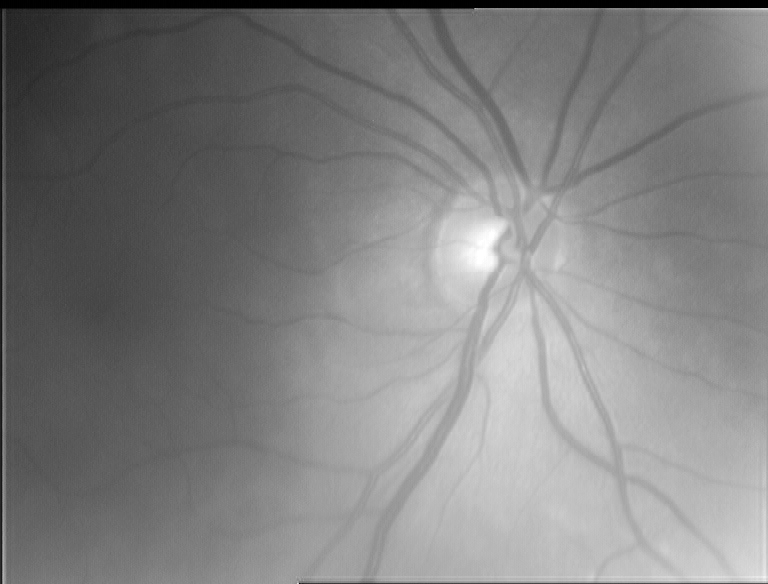
%> input picture 2016-06-27/Retinal_Blood_Vessel_Segmentation/sample/R102.png, 768 x 584 px
$ octave test.m   (GNU Octave 9; MATLAB toolbox functions it lacks are replaced by stand-ins)
%> lines starting %> are read from the running program, lines starting %| are printed output that depends on the picture; in (x1, y1, x2, y2) boxes, pixels count from 0 and x2, y2 are one past the last pixel; in counts of white or black regions, pixels touching at a corner belong together; the program's own positions count from 1
### 2016-06-27/Retinal_Blood_Vessel_Segmentation/sample/angularPartion.m

function feature = angularPartion(filename)
%> called with filename = 'R102.png'
% Read Image
I = imread(filename);
%> I is the input picture: size 584x768 uint8; min 0, max 255, mean 128.1
%I = imread('16_right.jpeg');
% Resize image for easier computation

r = 500;
bin = 16;
B = imresize(I, [r r]);
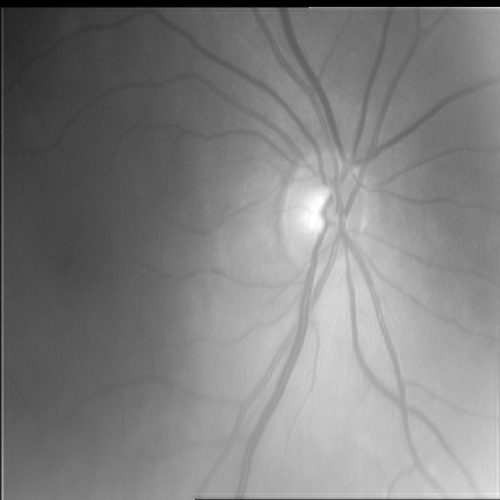
%> B: size 500x500 uint8; min 0, max 255, mean 128.1

%figure, imshow(B);

% Read image
im = im2double(B);

[rows columns numberOfColorChannels] = size(im);
%> rows = 500; columns = 500; numberOfColorChannels = 1

if numberOfColorChannels == 3
    % Convert RGB to Gray via PCA
    lab = rgb2lab(im);
    f = 0;
    wlab = reshape(bsxfun(@times,cat(3,1-f,f/2,f/2),lab),[],3);
    [C,S] = pca(wlab);
    S = reshape(S,size(lab));
    S = S(:,:,1);
end


if numberOfColorChannels == 1
    S = im;
end

gray = (S-min(S(:)))./(max(S(:))-min(S(:)));
%% Contrast Enhancment of gray image using CLAHE
J = adapthisteq(gray,'numTiles',[8 8],'nBins',128);
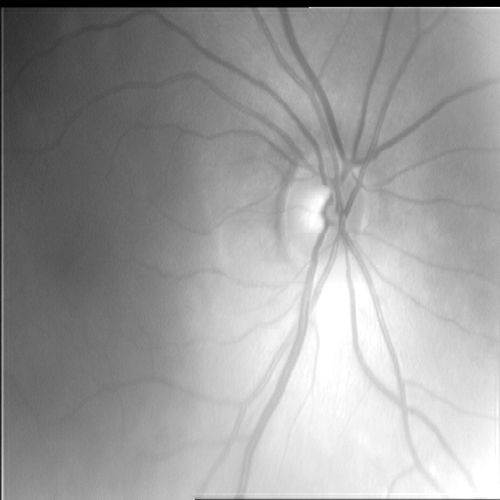
%> J: size 500x500 double; min 0, max 1, mean 0.614
%% Background Exclusion
% Apply Average Filter
h = fspecial('average', [9 9]);
JF = imfilter(J, h);
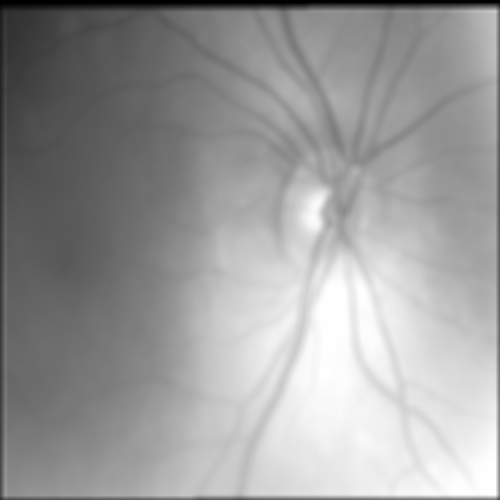
%> JF: size 500x500 double; min 1.83e-05, max 1, mean 0.61
%figure, imshow(JF)
% Take the difference between the gray image and Average Filter
Z = imsubtract(JF, J);
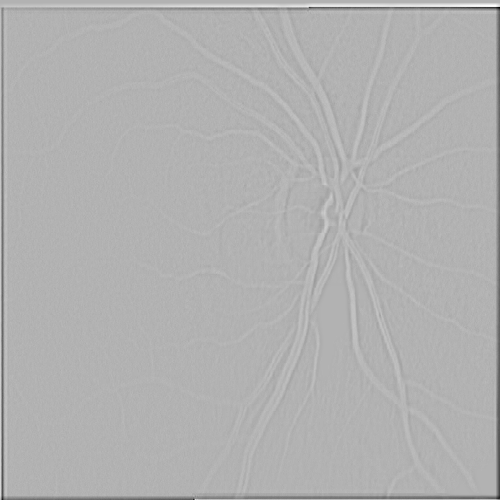
%> Z: size 500x500 double; min -0.73, max 0.313, mean -0.00379; drawn with min black and max white
%figure, imshow(Z)
%% Threshold using the IsoData Method
level=isodata(Z); % this is our threshold level
%level = graythresh(Z)
%% Convert to Binary
BW = im2bw(Z, level + 0.003);

%% Remove small pixels
BW2 = bwareaopen(BW, 100);

%figure, imshow(BW2);

%BW3 = bwmorph(BW2,'skel',Inf);
%figure, imshow(BW3);

%angular partition feature
cx = r / 2;
cy = r / 2;
hist = zeros(1, bin);
count = 0;
for i=1:r
    for j=1:r
        dx = j - cx;
        dy = i - cy;
        r2 = dx * dx + dy * dy;

        %check radius
        if( r2 > r * r / 4)
            continue;
        end

        count = count + 1;

        %calculate angle
        angle = atan2(dy, dx);
        if( angle < 0 )
            angle = angle + 2 * pi;
        end

        % calcuate partition number
        part = ceil(0.01 + angle / (2 * pi / bin));
        if( part < 1 )
            part = 1;
        end

        if( part > bin )
            part = bin;
        end

        %countering forground pixel
        if( BW2(i, j) > 0 )
            hist(1, part) = hist(1, part) + 1;
        end
    end
end

%normalize hist
hist = hist / r;

% fft
feature = abs(fft(hist));

end

%% Overlay
%BW2 = imcomplement(BW2);
%out = imoverlay(B, BW2, [0 0 0]);
%figure, imshow(out);

### 2016-06-27/Retinal_Blood_Vessel_Segmentation/sample/isodata.m

function level=isodata(I)
%   ISODATA Compute global image threshold using iterative isodata method.
%   LEVEL = ISODATA(I) computes a global threshold (LEVEL) that can be
%   used to convert an intensity image to a binary image with IM2BW. LEVEL
%   is a normalized intensity value that lies in the range [0, 1].
%   This iterative technique for choosing a threshold was developed by Ridler and Calvard .
%   The histogram is initially segmented into two parts using a starting threshold value such as 0 = 2B-1,
%   half the maximum dynamic range.
%   The sample mean (mf,0) of the gray values associated with the foreground pixels and the sample mean (mb,0)
%   of the gray values associated with the background pixels are computed. A new threshold value 1 is now computed
%   as the average of these two sample means. The process is repeated, based upon the new threshold,
%   until the threshold value does not change any more.

%
%   Class Support
%   -------------
%   The input image I can be of class uint8, uint16, or double and it
%   must be nonsparse.  LEVEL is a double scalar.
%
%   Example
%   -------
%       I = imread('blood1.tif');
%       level = graythresh(I);
%       BW = im2bw(I,level);
%       imshow(BW)
%
%   See also IM2BW.
%
% Reference :T.W. Ridler, S. Calvard, Picture thresholding using an iterative selection method,
%            IEEE Trans. System, Man and Cybernetics, SMC-8 (1978) 630-632.

% Convert all N-D arrays into a single column.  Convert to uint8 for
% fastest histogram computation.
I = im2uint8(I(:));

% STEP 1: Compute mean intensity of image from histogram, set T=mean(I)
[counts,N]=imhist(I);
%> counts = 256 values, max 152028 at index 1, min 0 at index 82, mean 976.6; N = 256 values from 0 to 255
i=1;
mu=cumsum(counts);
%> mu = 256 values from 152028 to 250000
T(i)=(sum(N.*counts))/mu(end);
T(i)=round(T(i));

% STEP 2: compute Mean above T (MAT) and Mean below T (MBT) using T from
% step 1
mu2=cumsum(counts(1:T(i)));
%> mu2 = 152028
MBT=sum(N(1:T(i)).*counts(1:T(i)))/mu2(end);
%> MBT = 0

mu3=cumsum(counts(T(i):end));
%> mu3 = 256 values from 152028 to 250000
MAT=sum(N(T(i):end).*counts(T(i):end))/mu3(end);
%> MAT = 1.36
i=i+1;
% new T = (MAT+MBT)/2
T(i)=round((MAT+MBT)/2);

mu2=cumsum(counts(1:T(i)));
MBT=sum(N(1:T(i)).*counts(1:T(i)))/mu2(end);

mu3=cumsum(counts(T(i):end));
MAT=sum(N(T(i):end).*counts(T(i):end))/mu3(end);

i=i+1;
T(i)=round((MAT+MBT)/2);
Threshold=T(i);
%> Threshold = 1

% STEP 3 to n: repeat step 2 if T(i)~=T(i-1)
while abs(T(i)-T(i-1))>=1
    mu2=cumsum(counts(1:T(i)));
    MBT=sum(N(1:T(i)).*counts(1:T(i)))/mu2(end);

    mu3=cumsum(counts(T(i):end));
    MAT=sum(N(T(i):end).*counts(T(i):end))/mu3(end);

    i=i+1;
    T(i)=round((MAT+MBT)/2);
    Threshold=T(i);
end
%> this loop made 0 passes
%> after the loop, T = [1 1 1]; i = 3

 % Normalize the threshold to the range [i, 1].
level = (Threshold - 1) / (N(end) - 1);
%> level = 0

### 2016-06-27/Retinal_Blood_Vessel_Segmentation/sample/test.m
close all

bin = 16;
galleryname = ['R102.png'; 'R103.png'; 'R104.png'; 'R105.png'; 'R106.png'; 'R107.png'];
[n m] = size(galleryname);

feature = zeros(n, bin);

%calculate angular partition feature
for i=1:n
    filename = galleryname(i, :);
    feature(i,:) = angularPartion(filename);
%> in angularPartion, `BW = im2bw(Z, level + 0.003);`:
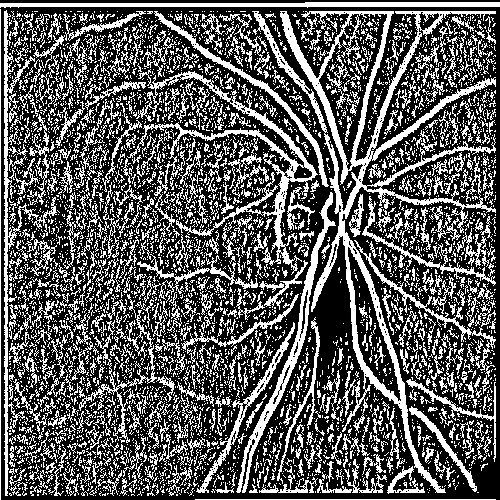
%> BW: size 500x500 logical; 35.2% white in thin lines or dots
%> in angularPartion, `BW2 = bwareaopen(BW, 100);`:
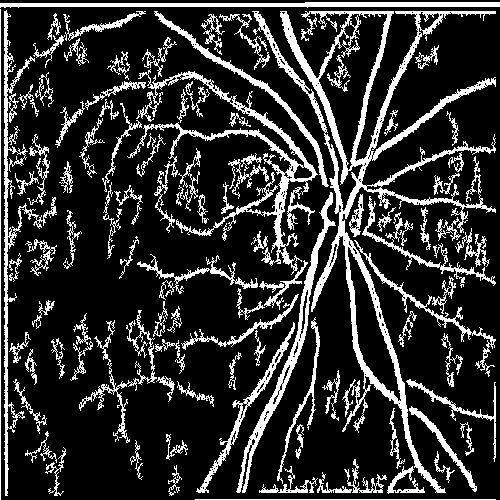
%> BW2: size 500x500 logical; 19.2% white; 99 white regions, largest, box (x1, y1, x2, y2) and area: (252, 11, 496, 493) 12038, (127, 69, 318, 275) 4509, (4, 10, 57, 496) 2687
%> after the loop in angularPartion, `for i=1:r`: count = 196319; hist = [2833 2247 2568 2550 1662 1284 1710 1163 1838 1787 2132 2544 3520 3552 3171 3215]
%> in angularPartion, `hist = hist / r;`: hist = [5.67 4.49 5.14 5.1 3.32 2.57 3.42 2.33 3.68 3.57 4.26 5.09 7.04 7.1 6.34 6.43]
%> in angularPartion, `feature = abs(fft(hist));`: feature = [75.55 15.29 3.21 3.15 1.32 3.82 1.15 1.72 2.18 1.72 1.15 3.82 1.32 3.15 3.21 15.29]
end
%> pass 2 of the loop `for i=1:n`:
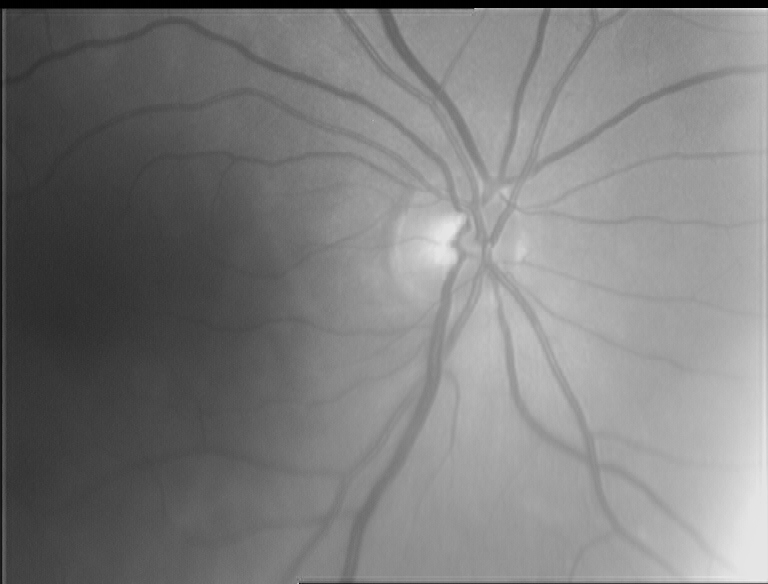
%> input picture 2016-06-27/Retinal_Blood_Vessel_Segmentation/sample/R103.png, 768 x 584 px
%> in angularPartion, I is the input picture: size 584x768 uint8; min 0, max 234, mean 125.1
%> in angularPartion (call 2), `Z = imsubtract(JF, J);`:
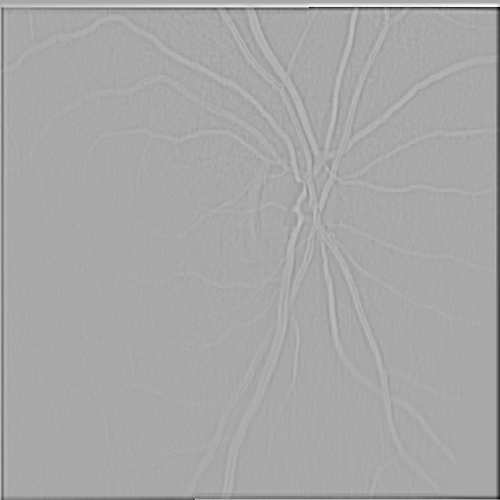
%> Z: size 500x500 double; min -0.685, max 0.35, mean -0.00394; drawn with min black and max white
%> BW: size 500x500 logical; 34.4% white in thin lines or dots
%> in angularPartion (call 2), `BW2 = bwareaopen(BW, 100);`:
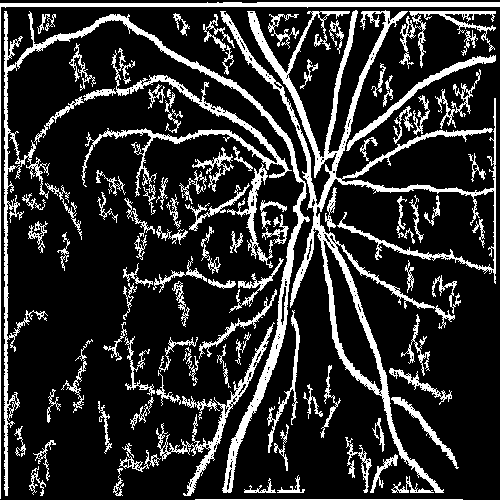
%> BW2: size 500x500 logical; 18.4% white; 90 white regions, largest, box (x1, y1, x2, y2) and area: (220, 10, 496, 493) 11788, (4, 11, 310, 496) 7328, (81, 48, 292, 215) 3109
%> after the loop in angularPartion (call 2), `for i=1:r`: hist = [2277 2037 2349 2301 2623 1675 966 1018 1914 1759 2281 2835 3916 3130 3067 2228]
%> in angularPartion (call 2), `hist = hist / r;`: hist = [4.55 4.07 4.7 4.6 5.25 3.35 1.93 2.04 3.83 3.52 4.56 5.67 7.83 6.26 6.13 4.46]
%> feature = [72.75 12.23 9.13 2.95 4.16 1.78 0.598 1.12 4.82 1.12 0.598 1.78 4.16 2.95 9.13 12.23]
%> pass 3 of the loop `for i=1:n`:
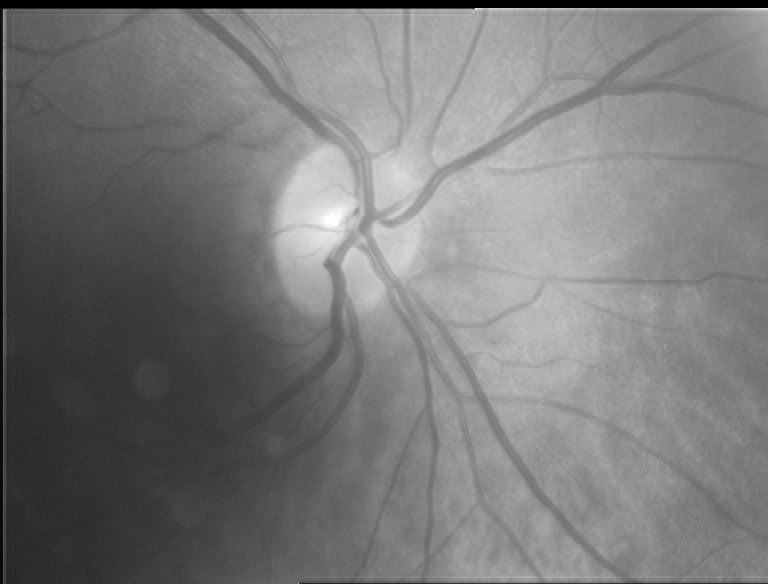
%> input picture 2016-06-27/Retinal_Blood_Vessel_Segmentation/sample/R104.png, 768 x 584 px
%> in angularPartion, I is the input picture: size 584x768 uint8; min 0, max 255, mean 121.1
%> in angularPartion (call 3), `level=isodata(Z);`: level = 0.00394
%> in angularPartion (call 3), `BW = im2bw(Z, level + 0.003);`:
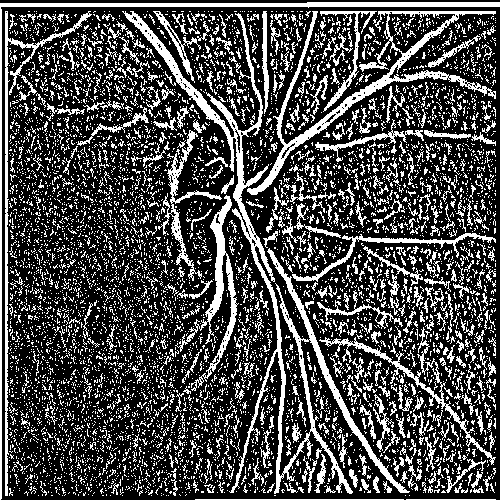
%> BW: size 500x500 logical; 28.4% white in thin lines or dots
%> in angularPartion (call 3), `BW2 = bwareaopen(BW, 100);`:
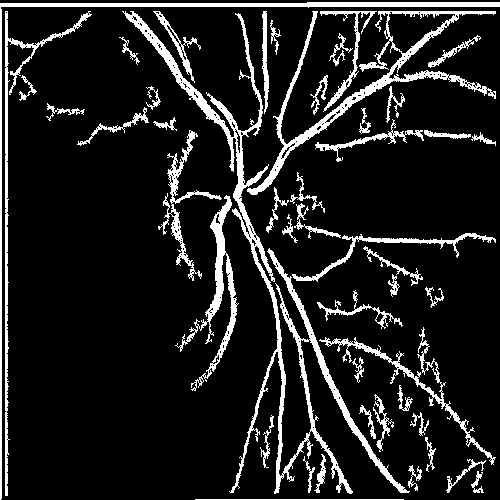
%> BW2: size 500x500 logical; 12.1% white; 47 white regions, largest, box (x1, y1, x2, y2) and area: (122, 11, 410, 494) 7761, (247, 11, 496, 195) 3842, (0, 2, 500, 500) 3177
%> after the loop in angularPartion (call 3), `for i=1:r`: hist = [792 1905 2701 2213 729 667 234 471 580 875 1492 2654 2269 2965 1062 867]
%> in angularPartion (call 3), `hist = hist / r;`: hist = [1.58 3.81 5.4 4.43 1.46 1.33 0.468 0.942 1.16 1.75 2.98 5.31 4.54 5.93 2.12 1.73]
%> feature = [44.95 10.24 13.45 8.39 2.28 0.37 3.56 2.17 5.52 2.17 3.56 0.37 2.28 8.39 13.45 10.24]
%> (the run ends here)
